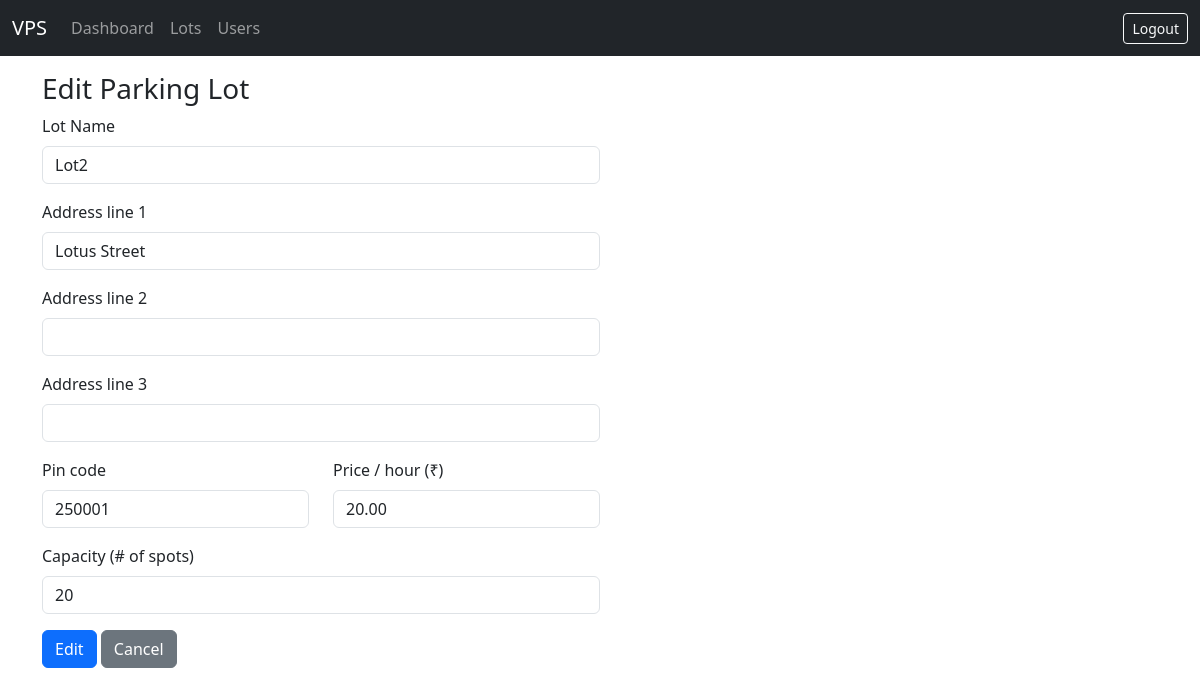
The page /admin/lots/1/edit (signed in) on the database as committed earlier.
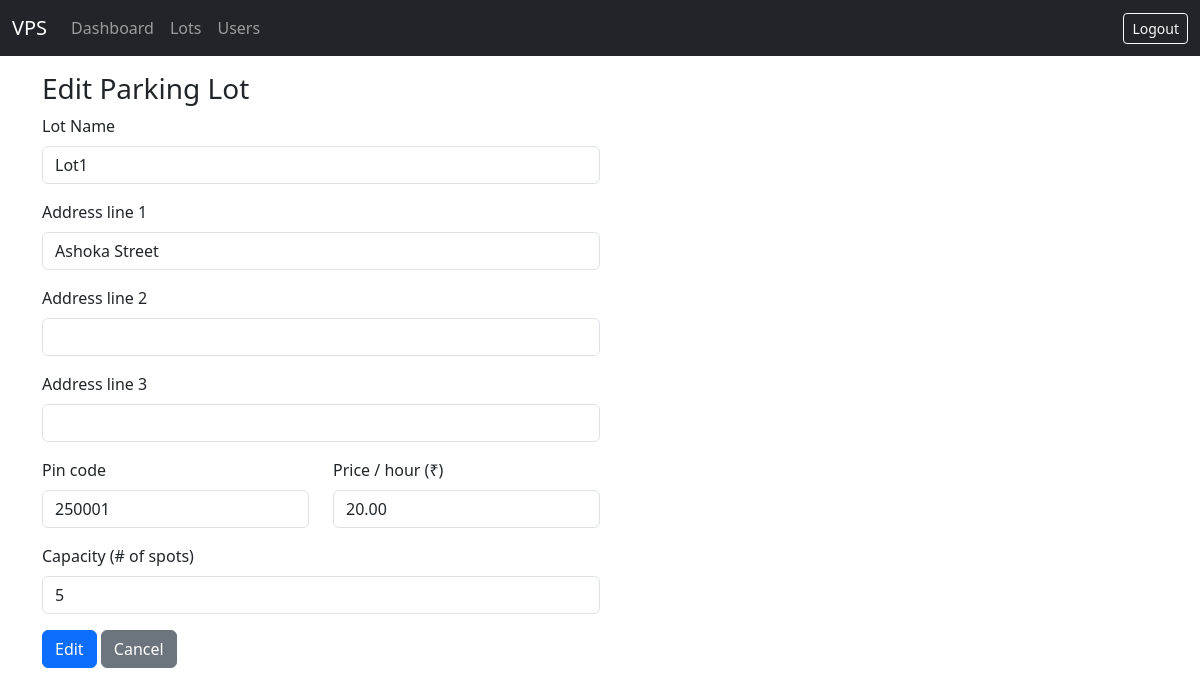
The same page on the database as committed later.
### models/models.py (models this page shows, shortened)
class ParkingLot(Base):
    __tablename__ = "parking_lots"
    id = Column(Integer, primary_key=True)
    name = Column(String, nullable=False)
    address_line_1 = Column(String, nullable=False)
    address_line_2 = Column(String)
    address_line_3 = Column(String)
    pin_code = Column(String(10), nullable=False)
    price_per_hour = Column(Numeric(10, 2), nullable=False)
    number_of_spots = Column(Integer, nullable=False)
    spots = relationship(
        "ParkingSpot", back_populates="parking_lot", cascade="all, delete-orphan"
    )

### app.py (the view, shortened to what this page needs)
@app.route("/admin/lots/<int:lot_id>/edit", methods=["GET", "POST"])
@login_required
@role_required("admin")
def edit_lot(lot_id):
    with SessionLocal() as db:
        lot = db.get(ParkingLot, lot_id)
        if not lot:
            flash("Lot not found.")
            return redirect(url_for("list_lots"))
        return render_template("admin/lot_form.html", lot=lot, action="Edit")

### app.py (called while the page is built)
def login_required(view):
    @wraps(view)
    def wrapped(*a, **kw):
        if "user_id" not in session:
            flash("Please log in first.")
            return redirect(url_for("login"))
        return view(*a, **kw)
    return wrapped

def role_required(role):
    def deco(view):
        @wraps(view)
        def wrapped(*a, **kw):
            if session.get("role") != role:
                flash("Access denied.")
                return redirect(url_for("login"))
            return view(*a, **kw)
        return wrapped
    return deco

### templates/admin/lot_form.html (shortened to what this page needs)
{% extends 'base.html' %}
{% block content %}
<h3>{{ action }} Parking Lot</h3>
<form method="post" class="w-50">
  <div class="mb-3">
    <label class="form-label">Lot Name</label>
    <input name="name" class="form-control"
           value="{{ lot.name if lot else '' }}" required>
  </div>
  <div class="mb-3">
    <label class="form-label">Address line 1</label>
    <input name="addr1" class="form-control"
           value="{{ lot.address_line_1 if lot else '' }}" required>
  </div>
  <div class="mb-3">
    <label class="form-label">Address line 2</label>
    <input name="addr2" class="form-control"
           value="{{ lot.address_line_2 if lot else '' }}">
  </div>
  <div class="mb-3">
    <label class="form-label">Address line 3</label>
    <input name="addr3" class="form-control"
           value="{{ lot.address_line_3 if lot else '' }}">
  </div>
  <div class="row">
    <div class="col-md-6 mb-3">
      <label class="form-label">Pin code</label>
      <input name="pin" class="form-control"
             value="{{ lot.pin_code if lot else '' }}" required>
    </div>
    <div class="col-md-6 mb-3">
      <label class="form-label">Price / hour (₹)</label>
      <input name="price" type="number" step="0.01" min="0"
             class="form-control"
             value="{{ lot.price_per_hour if lot else '' }}" required>
    </div>
  </div>
  <div class="mb-3">
    <label class="form-label">Capacity (# of spots)</label>
    <input name="capacity" type="number" min="1" class="form-control"
           value="{{ lot.number_of_spots if lot else '' }}" required>
  </div>
  <button class="btn btn-primary">{{ action }}</button>
  <a class="btn btn-secondary" href="{{ url_for('list_lots') }}">Cancel</a>
</form>
{% endblock %}

Rows that differ between the two databases and show on the page:
changed ParkingLot: name "Lot2" → "Lot1"; addr1 "Lotus Street" → "Ashoka Street"; capacity "20" → "5"
